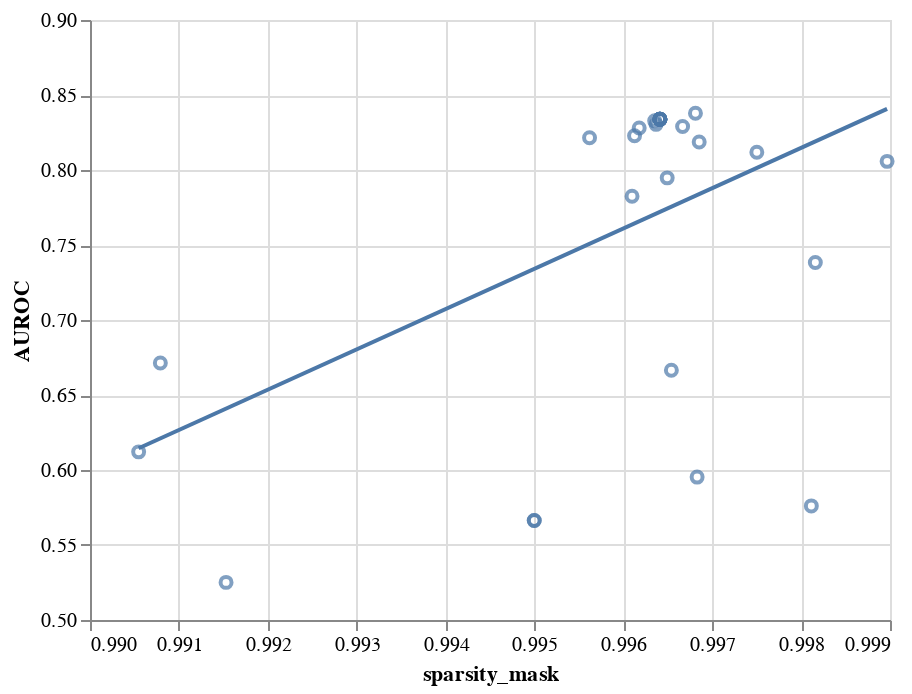

Notebook cell for this chart:
### Code cell
x = "sparsity_mask"
y = "AUROC"

chart = alt.Chart(metrics).mark_point().encode(
    x=alt.X(x, scale=alt.Scale(zero=False)),
    y=alt.Y(y, scale=alt.Scale(zero=False))
)

chart = chart + chart.transform_regression(x, y).mark_line()
#chart.show()
chart

### Figure 1 — Vega-Lite specification as saved in the notebook (floating-point values rounded to 4 significant figures)
{"config": {"view": {"continuousWidth": 400, "continuousHeight": 300}}, "layer": [{"mark": "point", "encoding": {"x": {"type": "quantitative", "field": "sparsity_mask", "scale": {"zero": false}}, "y": {"type": "quantitative", "field": "AUROC", "scale": {"zero": false}}}}, {"mark": "line", "encoding": {"x": {"type": "quantitative", "field": "sparsity_mask", "scale": {"zero": false}}, "y": {"type": "quantitative", "field": "AUROC", "scale": {"zero": false}}}, "transform": [{"on": "sparsity_mask", "regression": "AUROC"}]}], "data": {"name": "data-b744da6c7b4585a4a9e4211d8c8ec438"}, "$schema": "https://vega.github.io/schema/vega-lite/v4.8.1.json", "datasets": {"data-b744da6c7b4585a4a9e4211d8c8ec438": [{"integrated_gradients": 0.7214, "loss": 0.5574, "tabnet": 0.4638, "sparsity_mask": 0.9965, "saliency": 0.5507, "AUROC": 0.7948}, {"integrated_gradients": 0.6803, "loss": 0.5422, "tabnet": 0.4732, "sparsity_mask": 0.999, "saliency": 0.538, "AUROC": 0.8058}, {"integrated_gradients": 0.563, "loss": 0.6659, "tabnet": 0.5196, "sparsity_mask": 0.9905, "saliency": 0.5607, "AUROC": 0.6121}, {"integrated_gradients": 0.518, "loss": 0.5255, "tabnet": 0.4974, "sparsity_mask": 0.9967, "saliency": 0.5232, "AUROC": 0.829}, {"integrated_gradients": 0.6228, "loss": 0.5371, "tabnet": 0.5792, "sparsity_mask": 0.9964, "saliency": 0.5221, "AUROC": 0.8339}, {"integrated_gradients": 0.6279, "loss": 0.5364, "tabnet": 0.4654, "sparsity_mask": 0.9969, "saliency": 0.5325, "AUROC": 0.8187}, {"integrated_gradients": 0.6228, "loss": 0.5371, "tabnet": 0.5792, "sparsity_mask": 0.9964, "saliency": 0.5221, "AUROC": 0.8339}, {"integrated_gradients": 0.6228, "loss": 0.5371, "tabnet": 0.5792, "sparsity_mask": 0.9964, "saliency": 0.5221, "AUROC": 0.8339}, {"integrated_gradients": 0.6228, "loss": 0.5371, "tabnet": 0.5792, "sparsity_mask": 0.9964, "saliency": 0.5221, "AUROC": 0.8339}, {"integrated_gradients": 0.6093, "loss": 0.6032, "tabnet": 0.5415, "sparsity_mask": 0.9982, "saliency": 0.5697, "AUROC": 0.7383}, {"integrated_gradients": 0.5521, "loss": 0.5279, "tabnet": 0.5059, "sparsity_mask": 0.9961, "saliency": 0.5253, "AUROC": 0.8228}, {"integrated_gradients": 0.6339, "loss": 0.5257, "tabnet": 0.4901, "sparsity_mask": 0.9968, "saliency": 0.5328, "AUROC": 0.8379}, {"integrated_gradients": 0.6982, "loss": 0.5303, "tabnet": 0.4806, "sparsity_mask": 0.9975, "saliency": 0.5519, "AUROC": 0.8118}, {"integrated_gradients": 0.6118, "loss": 0.6821, "tabnet": 0.5165, "sparsity_mask": 0.995, "saliency": 0.5355, "AUROC": 0.5663}, {"integrated_gradients": 0.6269, "loss": 0.5353, "tabnet": 0.5808, "sparsity_mask": 0.9964, "saliency": 0.5336, "AUROC": 0.8328}, {"integrated_gradients": 0.6228, "loss": 0.5371, "tabnet": 0.5792, "sparsity_mask": 0.9964, "saliency": 0.5221, "AUROC": 0.8339}, {"integrated_gradients": 0.6118, "loss": 0.6821, "tabnet": 0.5165, "sparsity_mask": 0.995, "saliency": 0.5355, "AUROC": 0.5663}, {"integrated_gradients": 0.6228, "loss": 0.5371, "tabnet": 0.5792, "sparsity_mask": 0.9964, "saliency": 0.5221, "AUROC": 0.8339}, {"integrated_gradients": 0.6228, "loss": 0.5371, "tabnet": 0.5792, "sparsity_mask": 0.9964, "saliency": 0.5221, "AUROC": 0.8339}, {"integrated_gradients": 0.6228, "loss": 0.5371, "tabnet": 0.5792, "sparsity_mask": 0.9964, "saliency": 0.5221, "AUROC": 0.8339}, {"integrated_gradients": 0.6458, "loss": 0.5072, "tabnet": 0.5178, "sparsity_mask": 0.9964, "saliency": 0.5642, "AUROC": 0.8304}, {"integrated_gradients": 0.7265, "loss": 0.5248, "tabnet": 0.6899, "sparsity_mask": 0.9962, "saliency": 0.5759, "AUROC": 0.828}, {"integrated_gradients": 0.558, "loss": 0.6652, "tabnet": 0.509, "sparsity_mask": 0.9968, "saliency": 0.5225, "AUROC": 0.5953}, {"integrated_gradients": 0.5624, "loss": 0.6426, "tabnet": 0.4743, "sparsity_mask": 0.9965, "saliency": 0.5322, "AUROC": 0.6665}, {"integrated_gradients": 0.5579, "loss": 0.5803, "tabnet": 0.5113, "sparsity_mask": 0.9961, "saliency": 0.5149, "AUROC": 0.7825}, {"integrated_gradients": 0.5221, "loss": 0.6915, "tabnet": 0.4807, "sparsity_mask": 0.9915, "saliency": 0.5104, "AUROC": 0.5251}, {"integrated_gradients": 0.6053, "loss": 0.6707, "tabnet": 0.4578, "sparsity_mask": 0.9981, "saliency": 0.5137, "AUROC": 0.5761}, {"integrated_gradients": 0.6728, "loss": 0.5328, "tabnet": 0.4485, "sparsity_mask": 0.9956, "saliency": 0.5346, "AUROC": 0.8215}, {"integrated_gradients": 0.6228, "loss": 0.5371, "tabnet": 0.5792, "sparsity_mask": 0.9964, "saliency": 0.5221, "AUROC": 0.8339}, {"integrated_gradients": 0.7219, "loss": 0.6429, "tabnet": 0.6379, "sparsity_mask": 0.9908, "saliency": 0.6617, "AUROC": 0.6713}]}}
